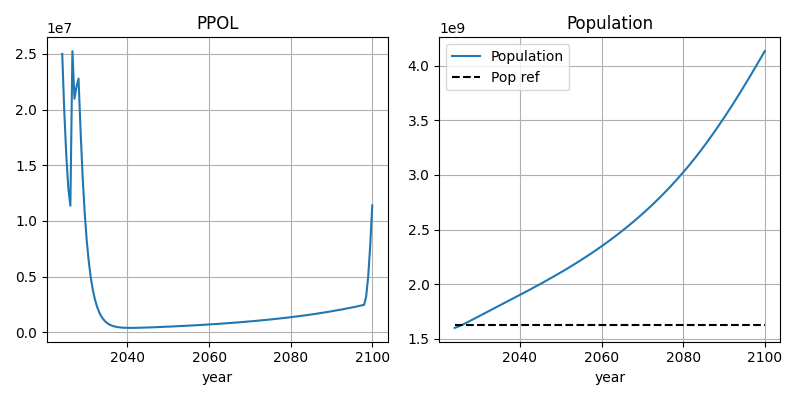

The Python source for this figure:
#!/usr/bin/env python3
# -*- coding: utf-8 -*-
"""
Fast 2-input SciML MPC for World3
=================================

- Controls   : PPGF & PPTD
- Surrogate  : degree-2 polynomial (learned once, cached)
- MPC        : gradient descent, 3-year horizon, control updated every 4 steps
"""

import pathlib, pickle, numpy as np, torch, matplotlib.pyplot as plt
from pyworld3 import World3


# ---------------------- Tunables (speed & quality) ----------------------
DT            = 0.5                      # [yr] sim & data step
T_DATA        = (1900, 2024)             # training period
T_SIM         = (2024, 2100)             # closed-loop run
HORIZON_YEARS = 3.0                      # MPC horizon
ADAM_STEPS    = 20                       # grad iterations per plan
MPC_SKIP      = 4                        # plan only every 4th step
CTRL_BOX      = (0.01, 4.0)              # bounds for both inputs
W_PP, W_POP, W_U = 1.0, 3e-2, 1e-5       # cost weights

# ---------------------- 1. Cached data and surrogate ----------------------
HERE = pathlib.Path(__file__).with_suffix("")
DATA_F = HERE / "world3_data.pkl"
THETA_F = HERE / "theta.pt"

if not DATA_F.exists(): # generate once
    print("- Generating training data …")
    w = World3(year_min=T_DATA[0], year_max=T_DATA[1], dt=DT)

    ppgf_exc = lambda t: 1 + 0.25*np.sin(0.15*t) + 0.15*np.sin(0.04*t + 1.1)
    pptd_exc = lambda t: 1 + 0.25*np.sin(0.12*t + 0.4) + 0.20*np.sin(0.08*t)

    w.set_world3_control(ppgf_control=ppgf_exc, pptd_control=pptd_exc)
    w.init_world3_constants(); w.init_world3_variables()
    w.set_world3_table_functions(); w.set_world3_delay_functions()
    w.run_world3(fast=False)

    X = np.column_stack([w.ppol, w.p1, w.p2, w.p3, w.p4])   # 5 states
    U = np.column_stack([w.ppgf, w.pptd])                   # 2 controls
    pickle.dump((X, U, DT), DATA_F.open("wb"))

if not THETA_F.exists(): # fit once
    print("- Fitting polynomial surrogate …")
    X, U, dt = pickle.load(DATA_F.open("rb"))
    dX = np.vstack([(X[1] - X[0]) / dt,
                    (X[2:] - X[:-2]) / (2*dt),
                    (X[-1] - X[-2]) / dt])
    nx, nu = X.shape[1], U.shape[1]

    def feats(x, u):
        f = list(x) + list(u)
        f += [x[i]*x[j] for i in range(nx) for j in range(i, nx)]
        f += [x[i]*u[j] for i in range(nx) for j in range(nu)]
        f += [u[p]*u[q] for p in range(nu) for q in range(p, nu)]
        return f

    phi = np.vstack([feats(x, u) for x, u in zip(X, U)]).astype(np.float32)
    theta, *_ = np.linalg.lstsq(phi, dX, rcond=None)
    torch.save({"Theta": theta, "nx": nx, "nu": nu}, THETA_F)

theta_pack = torch.load(THETA_F, weights_only=False)
theta, NX, NU = torch.tensor(theta_pack["Theta"].T), theta_pack["nx"], theta_pack["nu"]

# ---------------------- 2. Torch surrogate (degree-2 polynomial) ----------------------
class Poly(torch.nn.Module):
    def __init__(self, theta, nx, nu):
        super().__init__(); self.register_buffer("theta", theta); self.nx, self.nu = nx, nu
    def _phi(self, x, u):
        if x.ndim == 1: x = x.unsqueeze(0); u = u.unsqueeze(0)
        feats = [x, u]
        feats += [x[..., i, None]*x[..., j, None] for i in range(self.nx) for j in range(i, self.nx)]
        feats += [x[..., i, None]*u[..., j, None] for i in range(self.nx) for j in range(self.nu)]
        feats += [u[..., p, None]*u[..., q, None] for p in range(self.nu) for q in range(p, self.nu)]
        return torch.cat(feats, -1)
    def forward(self, x, u):
        phi = self._phi(x, u)
        dx  = torch.einsum("...k,ik->...i", phi, self.Θ)
        return dx.squeeze(0) if dx.shape[0] == 1 else dx

SURRO = Poly(theta.float(), NX, NU)

# ---------------------- 3. Fast MPC (re-plan every MPC_SKIP steps) ----------------------
class MPC:
    def __init__(self, f, dt):
        self.f, self.dt = f, torch.tensor(dt)
        self.N  = int(round(HORIZON_YEARS / dt))
        self.u  = torch.ones(self.N, NU, requires_grad=True)
        self.opt = torch.optim.Adam([self.u], lr=5e-2)
        self.pop_ref = None
        self.last_u = (1.0, 1.0)

    def _roll(self, x0):
        xs, x = [x0], x0
        for k in range(self.N):
            x = x + self.dt * self.f(x, self.u[k])
            xs.append(x)
        return torch.stack(xs)

    def plan(self, x0):
        x0 = torch.tensor(x0, dtype=torch.float32)
        if self.pop_ref is None:
            self.pop_ref = x0[1:].sum().item()
        for _ in range(ADAM_STEPS):
            self.opt.zero_grad()
            traj = self._roll(x0)
            ppol, pop = traj[:, 0], traj[:, 1:].sum(-1)
            cost = (W_PP * ppol.pow(2).sum()
                    + W_POP * (pop - self.pop_ref).pow(2).sum()
                    + W_U * self.u.pow(2).sum())
            cost.backward(); self.opt.step()
            with torch.no_grad(): self.u.clamp_(*CTRL_BOX)
        return self.u.detach().clone()

    def control(self, world, k):
        if k % MPC_SKIP != 0:
            return self.last_u
        if k == 0:
            return self.last_u

        x0 = np.array([world.ppol[k-1],
                       world.p1[k-1], world.p2[k-1],
                       world.p3[k-1], world.p4[k-1]], dtype=np.float32)
        u_now = self.plan(x0)[0].numpy()
        self.last_u = (float(u_now[0]), float(u_now[1]))

        # shift warm start (safe, non-overlapping write)
        with torch.no_grad():
            self.u[:-1].copy_(self.u[1:].clone())
            self.u[-1].copy_(self.u[-2])

        return self.last_u

# ---------------------- 4. Closed-loop World3 run ----------------------
def main():
    w = World3(year_min=T_SIM[0], year_max=T_SIM[1], dt=DT)
    mpc = MPC(SURRO, DT)

    w.set_world3_control(
        ppgf_control=lambda t, world, k: mpc.control(world, k)[0],
        pptd_control=lambda t, world, k: mpc.control(world, k)[1]
    )
    w.init_world3_constants(); w.init_world3_variables()
    w.set_world3_table_functions(); w.set_world3_delay_functions()
    print("• Running World3 with MPC …")
    w.run_world3(fast=False)

    # -- diagnostics --------------------------------------------------
    pop_ref = mpc.pop_ref
    pop_rmse = np.sqrt(np.mean((w.p1+w.p2+w.p3+w.p4 - pop_ref)**2))
    ppol_rmse = np.sqrt(np.mean(w.ppol**2))
    print(f"RMSE population wrt {pop_ref:,.0f} persons  : {pop_rmse:,.0f}")
    print(f"RMSE pollution wrt zero                    : {ppol_rmse:,.2f}")

    # -- plotting ------------------------------------------------------

    t = w.time
    plt.figure(figsize=(8, 4))
    plt.subplot(1, 2, 1); plt.plot(t, w.ppol); plt.title("PPOL"); plt.grid(); plt.xlabel("year")
    plt.subplot(1,2,2)
    plt.plot(t, w.p1+w.p2+w.p3+w.p4, label="Population")
    plt.hlines(pop_ref, t[0], t[-1], colors="k", linestyles="--",
            label="Pop ref")
    plt.title("Population"); plt.xlabel("year"); plt.grid(); plt.legend()
    plt.tight_layout(); plt.show()

    plt.figure()
    plt.plot(t, w.ppgf, label="PPGF")
    plt.plot(t, w.pptd, label="PPTD")
    plt.legend(); plt.grid(); plt.xlabel("year")
    plt.title("Applied Controls"); plt.tight_layout(); plt.show()

if __name__ == "__main__":
    main()
